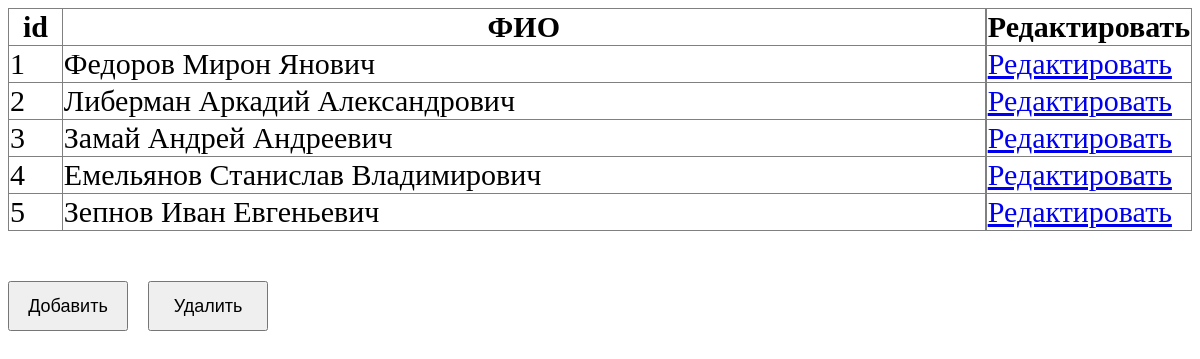
Before: /invetory/responsibles/ with the older database file.
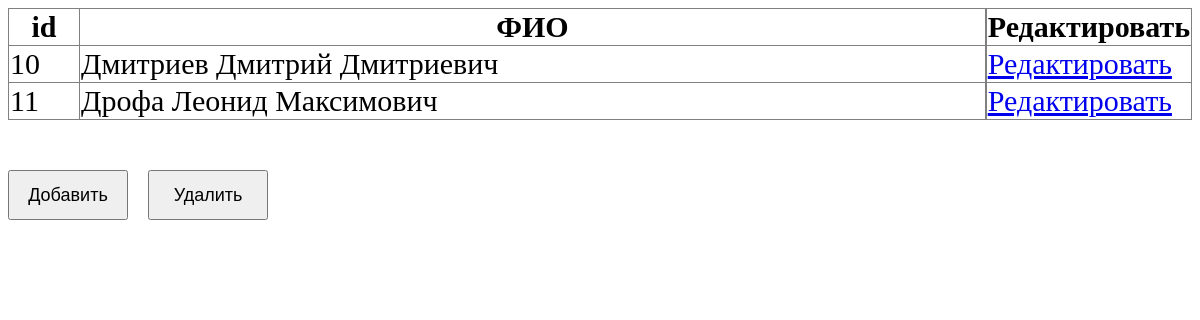
After: the same page with the newer database file.
### inventory_bd/models.py (models this page shows, shortened)
class Responsible(models.Model):
    name = models.CharField(max_length=100, verbose_name='ФИО')
    things = models.ManyToManyField(Thing, related_name='responsible')

### inventory_bd/views.py (the view)
# urls.py: path('invetory/responsibles/', RespListView.as_view(), name='resp-list'),
class RespListView(generic.ListView):
    model = Responsible
    template_name = 'responsible_list.html'
    context_object_name = 'responsible_list'

### inventory_bd/templates/inventory_bd/responsible_list.html (shortened to what this page needs)
<!DOCTYPE html>
<html lang="en">
<head>
</head>
<body>
    <div class="container" style="max-width: 1920px">
    <div style="display: flex">
        <table data-href-template="" border="1" style="border-collapse:collapse; width: 100%; margin-bottom: 50px; font-size: 30px">
        <tr>
          <th>id</th>
          <th>ФИО</th>
        </tr>
        {% for resp in responsible_list %}
            <tr>
                <td> {{ resp.id }} </td>
                <td> {{ resp.name }}</td>
        {% endfor %}
            </tr>
        </table>
        <table data-href-template="" border="1" style="border-collapse:collapse; margin-bottom: 50px; font-size: 30px">
            <tr>
                <th>Редактировать</th>
            </tr>
            {% for resp in responsible_list %}
                <tr>
                    <td> <a href="{% url 'edit-resp' resp.id %}" target="_blank">Редактировать</a> </td>
                </tr>
            {% endfor %}
        </table>
    </div>
        <div style="display: flex">
            <form action="{% url 'create-resp' %}" target="_blank" >
                <button class="btn" style="margin-right: 20px; width: 120px; height: 50px; font-size: 18px; cursor: pointer">Добавить</button>
            </form>
            <form action="/admin/inventory_bd/responsible/" target="_blank">
                <button class="btn" style="margin-right: 20px; width: 120px; height: 50px; font-size: 18px; cursor: pointer">Удалить</button>
             </form>
        </div>
    </div>
</body>
</html>

Changed rows visible on the page:
removed Responsible: id "1", name "Федоров Мирон Янович"
removed Responsible: id "2", name "Либерман Аркадий Александрович"
removed Responsible: id "3", name "Замай Андрей Андреевич"
removed Responsible: id "4", name "Емельянов Станислав Владимирович"
removed Responsible: id "5", name "Зепнов Иван Евгеньевич"
added Responsible: id "10", name "Дмитриев Дмитрий Дмитриевич"
added Responsible: id "11", name "Дрофа Леонид Максимович"
